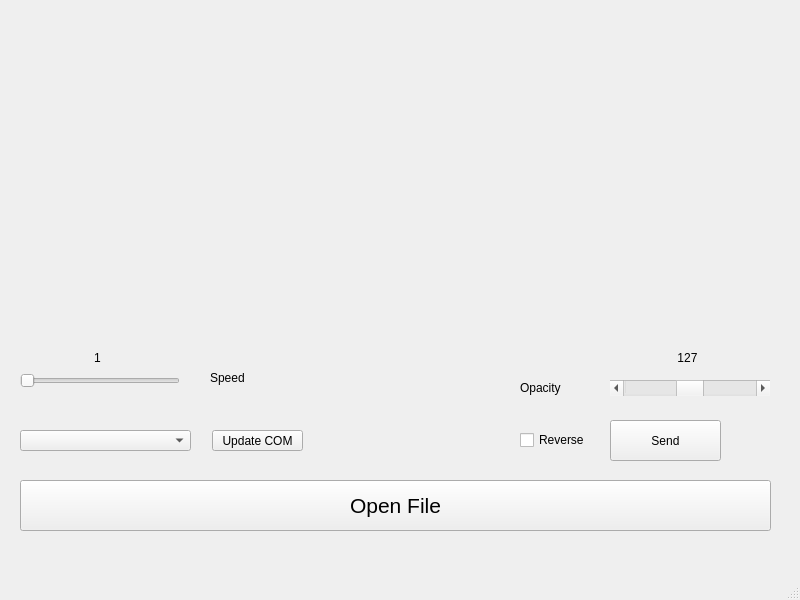
<?xml version="1.0" encoding="UTF-8"?>
<ui version="4.0">
 <class>MainWindow</class>
 <widget class="QMainWindow" name="MainWindow">
  <property name="geometry">
   <rect>
    <x>0</x>
    <y>0</y>
    <width>800</width>
    <height>600</height>
   </rect>
  </property>
  <property name="windowTitle">
   <string>MainWindow</string>
  </property>
  <widget class="QWidget" name="centralwidget">
   <widget class="QPushButton" name="pushButton">
    <property name="geometry">
     <rect>
      <x>20</x>
      <y>480</y>
      <width>751</width>
      <height>51</height>
     </rect>
    </property>
    <property name="font">
     <font>
      <pointsize>16</pointsize>
     </font>
    </property>
    <property name="text">
     <string>Open File</string>
    </property>
   </widget>
   <widget class="QLabel" name="label">
    <property name="geometry">
     <rect>
      <x>240</x>
      <y>100</y>
      <width>331</width>
      <height>211</height>
     </rect>
    </property>
    <property name="styleSheet">
     <string notr="true">image: url(:/x/fb.png);</string>
    </property>
    <property name="text">
     <string/>
    </property>
   </widget>
   <widget class="QCheckBox" name="checkBox">
    <property name="geometry">
     <rect>
      <x>520</x>
      <y>430</y>
      <width>81</width>
      <height>20</height>
     </rect>
    </property>
    <property name="text">
     <string>Reverse</string>
    </property>
   </widget>
   <widget class="QComboBox" name="comboBox">
    <property name="geometry">
     <rect>
      <x>20</x>
      <y>430</y>
      <width>171</width>
      <height>21</height>
     </rect>
    </property>
   </widget>
   <widget class="QPushButton" name="pushButton_2">
    <property name="geometry">
     <rect>
      <x>212</x>
      <y>430</y>
      <width>91</width>
      <height>21</height>
     </rect>
    </property>
    <property name="text">
     <string>Update COM</string>
    </property>
   </widget>
   <widget class="QPushButton" name="pushButton_3">
    <property name="geometry">
     <rect>
      <x>610</x>
      <y>420</y>
      <width>111</width>
      <height>41</height>
     </rect>
    </property>
    <property name="text">
     <string>Send</string>
    </property>
   </widget>
   <widget class="QScrollBar" name="horizontalScrollBar">
    <property name="geometry">
     <rect>
      <x>610</x>
      <y>380</y>
      <width>160</width>
      <height>16</height>
     </rect>
    </property>
    <property name="maximum">
     <number>255</number>
    </property>
    <property name="value">
     <number>127</number>
    </property>
    <property name="orientation">
     <enum>Qt::Horizontal</enum>
    </property>
   </widget>
   <widget class="QLabel" name="label_3">
    <property name="geometry">
     <rect>
      <x>520</x>
      <y>380</y>
      <width>55</width>
      <height>16</height>
     </rect>
    </property>
    <property name="text">
     <string>Opacity</string>
    </property>
   </widget>
   <widget class="QLabel" name="label_4">
    <property name="geometry">
     <rect>
      <x>660</x>
      <y>350</y>
      <width>55</width>
      <height>16</height>
     </rect>
    </property>
    <property name="text">
     <string>127</string>
    </property>
    <property name="alignment">
     <set>Qt::AlignCenter</set>
    </property>
   </widget>
   <widget class="QLabel" name="label_5">
    <property name="geometry">
     <rect>
      <x>210</x>
      <y>370</y>
      <width>55</width>
      <height>16</height>
     </rect>
    </property>
    <property name="text">
     <string>Speed</string>
    </property>
   </widget>
   <widget class="QSlider" name="horizontalSlider">
    <property name="geometry">
     <rect>
      <x>20</x>
      <y>370</y>
      <width>160</width>
      <height>22</height>
     </rect>
    </property>
    <property name="minimum">
     <number>1</number>
    </property>
    <property name="maximum">
     <number>5</number>
    </property>
    <property name="orientation">
     <enum>Qt::Horizontal</enum>
    </property>
   </widget>
   <widget class="QLabel" name="label_6">
    <property name="geometry">
     <rect>
      <x>70</x>
      <y>350</y>
      <width>55</width>
      <height>16</height>
     </rect>
    </property>
    <property name="text">
     <string>1</string>
    </property>
    <property name="alignment">
     <set>Qt::AlignCenter</set>
    </property>
   </widget>
  </widget>
  <widget class="QMenuBar" name="menubar">
   <property name="geometry">
    <rect>
     <x>0</x>
     <y>0</y>
     <width>800</width>
     <height>26</height>
    </rect>
   </property>
  </widget>
  <widget class="QStatusBar" name="statusbar"/>
 </widget>
 <resources/>
 <connections/>
</ui>
